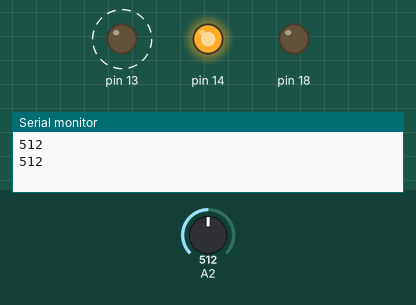
Simulated run of this sketch. Board: Arduino Uno, built with avr-gcc and run on an emulated ATmega328P. Parts: output pins drawn as LEDs (lit = HIGH), the last lines printed to the serial monitor. Dashed ring = blinking. Inputs (shaded band) come from the test bench; at power-on: A2 = 512.

Above: at 1.8 s.
1.9 s: A2 set to 306
At 2.2 s:
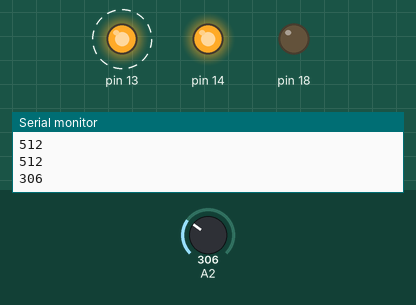
5.4 s: A2 set to 122
At 5.56 s:
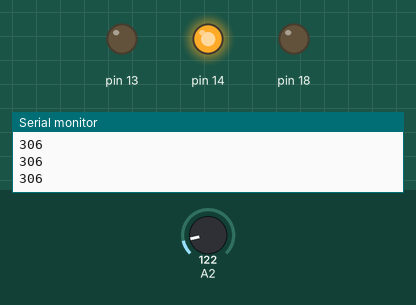
Timing chart, 0 to 14.9 s (numbered marks = the images above; inputs shaded):
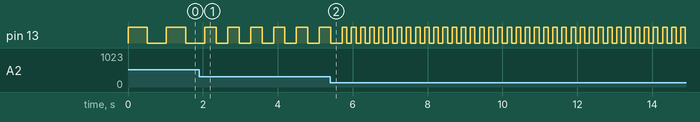

The sketch:

Controllable_Strobe.ino
```cpp
int reading;

void setup() {
   pinMode(13,OUTPUT);

   pinMode(14, OUTPUT);
   pinMode(18, OUTPUT);
   digitalWrite(14,HIGH);
   digitalWrite(18,LOW);

   Serial.begin(9600);

}

void loop() {

//take reading and print to serial
 reading = analogRead(2);
 Serial.println(reading);

//blink the led
 digitalWrite(13, HIGH);
 delay(reading);
 digitalWrite(13, LOW);
 delay(reading);

}
```

Measured:
- after the input at 1.9 s, pin 13: alternates HIGH for 0.31 s and LOW for 0.31 s, starting after 0.46 s
- by itself, pin 13: alternates HIGH for 0.51 s and LOW for 0.51 s
